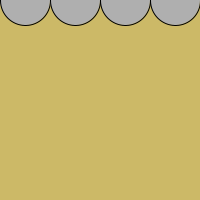
Frame 1 (no input)
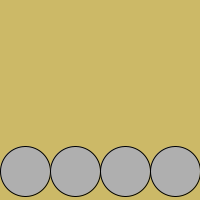
Frame 60 (the mouse pressed at the canvas centre just before this capture)
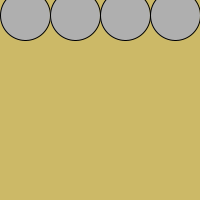
Frame 120 (the mouse held since frame 60 and released just before this capture)

The Processing sketch that drew these frames (run headless with seeded random() and noise(); from frame 60 on, the mouse is pressed at the canvas centre):

// Processing sketch: day_16_1
// ── day_16_1.pde
Ball ball1;
Ball ball2;
Ball ball3;
Ball ball4;

float gravity = 0.1;

void setup(){
  size(200,200);
  ball1 = new Ball(25,0,50);
  ball2 = new Ball(175,0,50);
  ball3 = new Ball(125,0,50);
  ball4 = new Ball(75,0,50);
}
void draw(){
  background(204,185,103);
  ball1.display();
  ball1.update();
  ball2.display();
  ball2.update();
  ball3.display();
  ball3.update();
  ball4.display();
  ball4.update();
  
}  
// ── Ball.pde
class Ball{
  float x;
  float y;
  float speed;
  float w; //size
  
//Ball constructor 

  Ball(float tempX, float tempY, float tempW){
  x = tempX;
  y = tempY;
  w = tempW;
  speed = 0;
}

void display(){
  fill(175);
  stroke(0);
  ellipse(x,y,w,w);
}

void update(){
 y = y + speed;
 speed = speed + gravity;
 if(y > height){
   speed = speed * -0.95;
    }
  }
}
